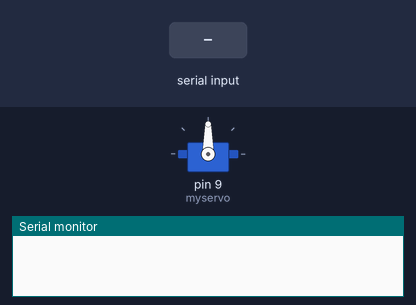
The sketch below on a simulated Arduino Uno, built with avr-gcc and run on an emulated ATmega328P. Parts: servo, the last lines printed to the serial monitor. Inputs (shaded band) come from the test bench.

Above: at 1.2 s.
1.3 s: "90,45\n" received over Serial
At 2.3 s:
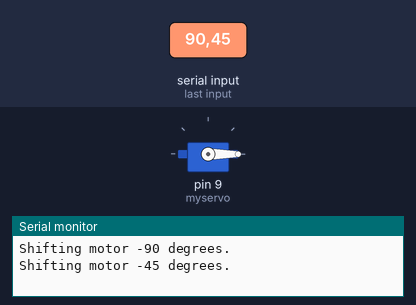
Timing chart, 0 to 4.3 s (numbered marks = the images above; inputs shaded):
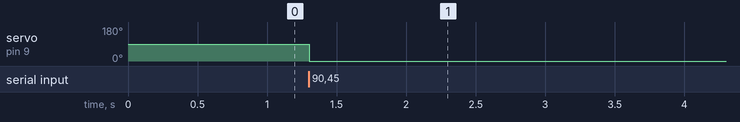

Measured:
- after the input at 1.3 s, servo on pin 9 (myservo): 90° → 0° at once

The sketch:

part3.ino
```cpp
#include <Servo.h>

Servo myservo;
int value = 0;

void setup() {
  // put your setup code here, to run once:
  Serial.begin(9600);
  myservo.attach(9, 1000, 2000);
  myservo.write(90);
}
void loop() {
  // put your main code here, to run repeatedly:
  if (Serial.available()) {
    value = Serial.parseInt();

    if (value != 0) {
      myservo.write(myservo.read() - value);

      Serial.print("Shifting motor ");
      Serial.print(-value);
      Serial.println(" degrees.");
    }
  }
}
```
